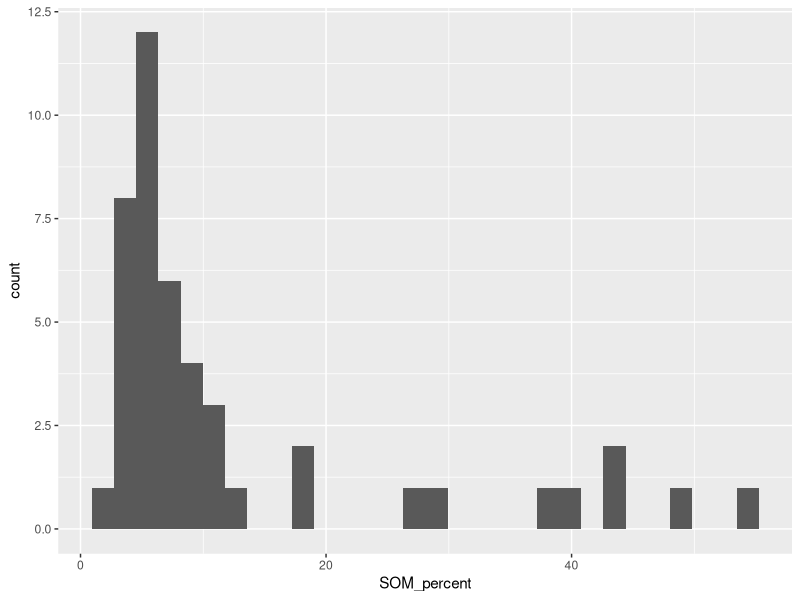
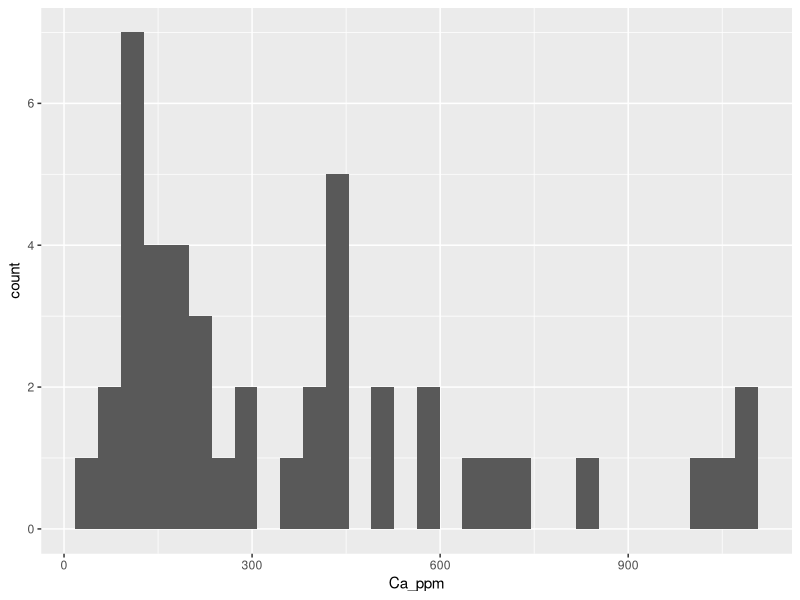
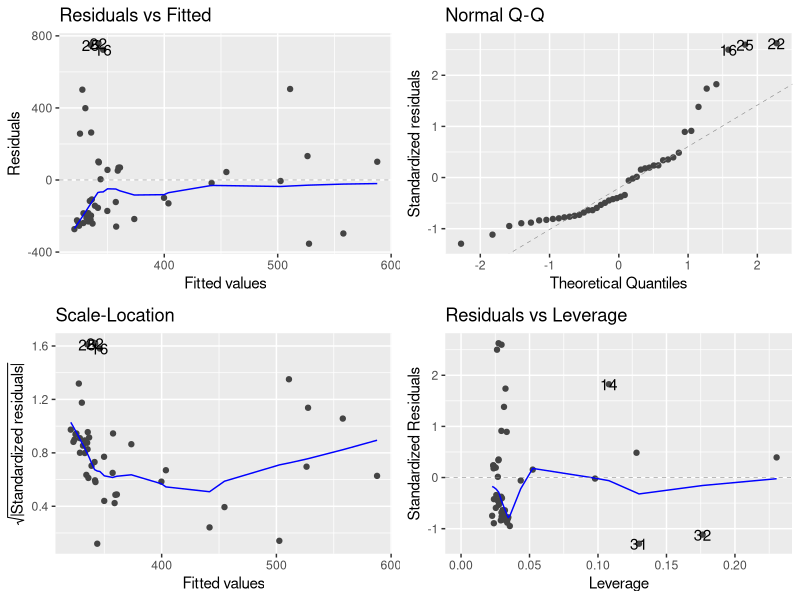

Generate these figures, in order, with R:
## ---- chunk 1
rm(list = ls())
library(tidyverse)
library(here)
library(ggfortify)
## ---- chunk 2
soil <- read.csv(here("Data", "soil_reduced-1.csv"), stringsAsFactors = TRUE)
## ---- chunk 3
levels(soil$Forest)
## ---- chunk 4
ggplot(soil, aes(x = SOM_percent)) + geom_histogram()
## ---- chunk 5
ggplot(soil, aes(x=Ca_ppm))+ geom_histogram()
## ---- chunk 6
summary(soil)
## ---- chunk 7
SOM_CA_mod <- lm(Ca_ppm~SOM_percent, data = soil)
## ---- chunk 8
autoplot(SOM_CA_mod)
## ---- chunk 9
anova(SOM_CA_mod)
